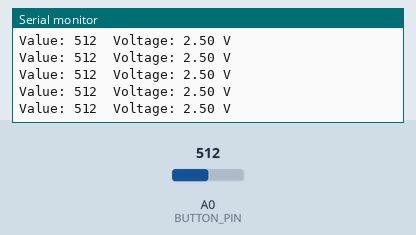
Recording of a sketch running on a simulated Arduino Uno, built with avr-gcc and run on an emulated ATmega328P. Shown: the last lines printed to the serial monitor. Inputs (shaded band) come from the test bench; at power-on: A0 (BUTTON_PIN) = 512.

Above: at 1.2 s.
1.3 s: A0 (BUTTON_PIN) set to 716
At 1.56 s:
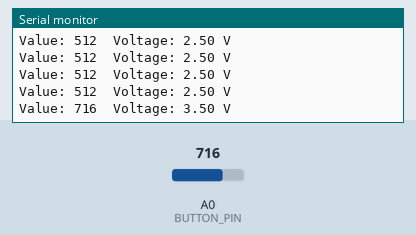
2.8 s: A0 (BUTTON_PIN) set to 900
At 2.97 s:
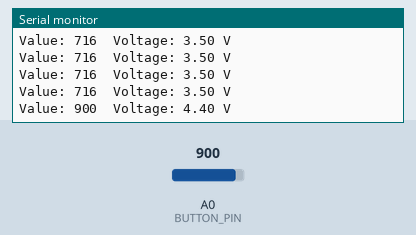
Timing chart, 0 to 5.8 s (numbered marks = the images above; inputs shaded):
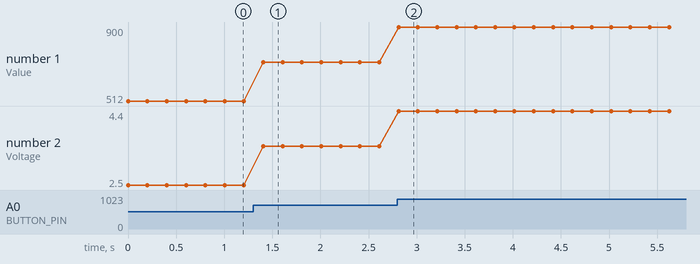

Measured:
- after the input at 1.3 s, the serial monitor: prints a new line after 0.11 s (image 1)
- after the input at 2.8 s, the serial monitor: prints a new line at once (image 2)
- plotted number 1: 512 → 716 after the input at 1.3 s, 716 → 900 after the input at 2.8 s
- plotted number 2: 2.5 → 3.5 after the input at 1.3 s, 3.5 → 4.4 after the input at 2.8 s

The sketch:

Button_Voltage_A0.ino
```cpp
// Arduino Uno - Button Voltage Read
// A0 핀에 연결한 버튼의 전압을 읽어서 시리얼 모니터에 출력
//
// [회로 - 풀다운]
// 5V → 버튼 → A0
// A0 → 10kΩ 저항 → GND
// 버튼을 누르면 약 5V, 떼면 약 0V

const int BUTTON_PIN = A0;

void setup() {
  Serial.begin(9600);                     // 시리얼 통신 시작 (9600bps)
}

void loop() {
  int value = analogRead(BUTTON_PIN);     // 0 ~ 1023 값 읽기
  float voltage = value * 5.0 / 1023;     // 전압(0 ~ 5V)으로 변환

  Serial.print("Value: ");
  Serial.print(value);
  Serial.print("  Voltage: ");
  Serial.print(voltage);
  Serial.println(" V");

  delay(200);                             // 0.2초마다 출력
}
```
